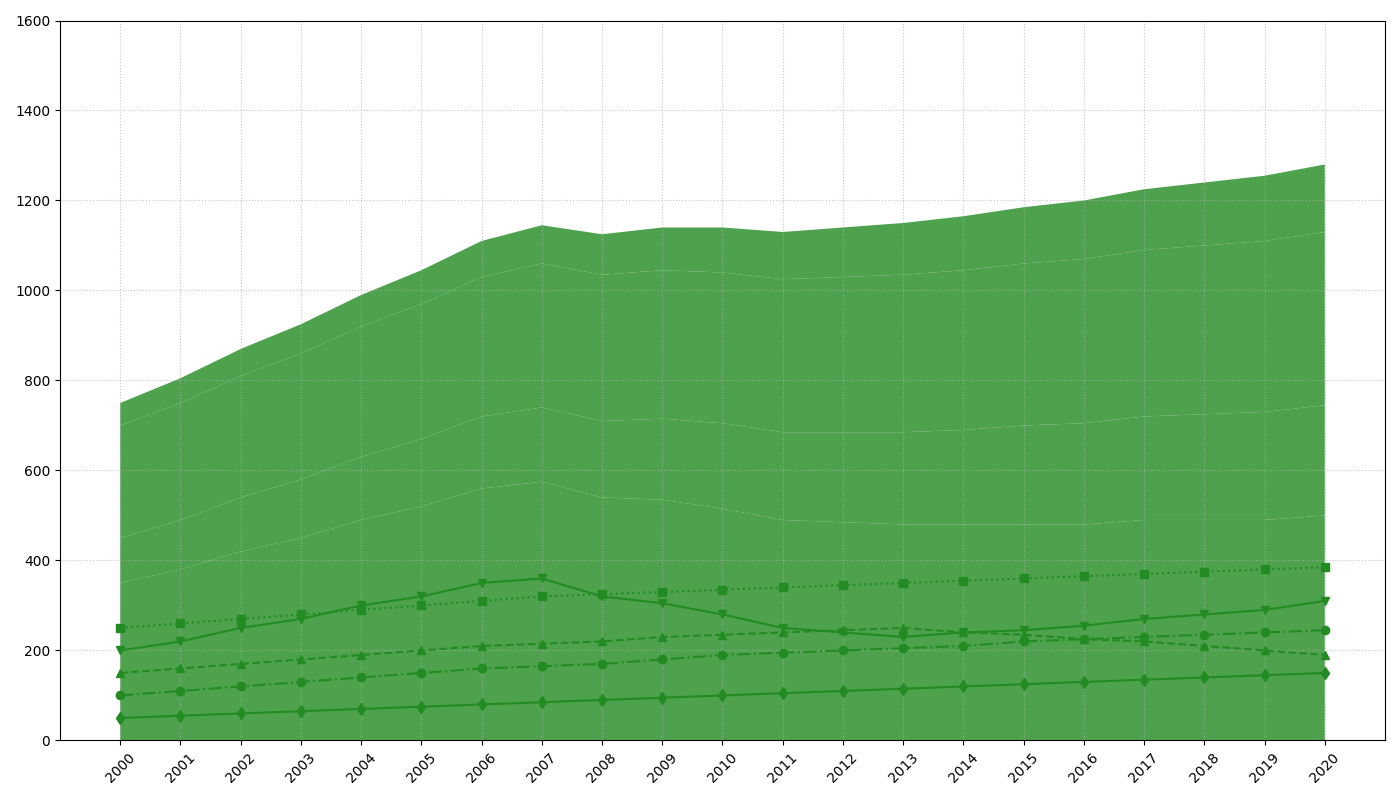

Reproduce this figure in Python.
import matplotlib.pyplot as plt
import numpy as np

years = np.arange(2000, 2021)
coniferous_forest = [200, 220, 250, 270, 300, 320, 350, 360, 320, 305, 280, 250, 240, 230, 240, 245, 255, 270, 280, 290, 310]
deciduous_forest = [150, 160, 170, 180, 190, 200, 210, 215, 220, 230, 235, 240, 245, 250, 240, 235, 225, 220, 210, 200, 190]
mixed_forest = [100, 110, 120, 130, 140, 150, 160, 165, 170, 180, 190, 195, 200, 205, 210, 220, 225, 230, 235, 240, 245]
tropical_forest = [250, 260, 270, 280, 290, 300, 310, 320, 325, 330, 335, 340, 345, 350, 355, 360, 365, 370, 375, 380, 385]
savanna_forest = [50, 55, 60, 65, 70, 75, 80, 85, 90, 95, 100, 105, 110, 115, 120, 125, 130, 135, 140, 145, 150]

burnt_area_data = np.vstack([coniferous_forest, deciduous_forest, mixed_forest, tropical_forest, savanna_forest])

fig, ax = plt.subplots(figsize=(14, 8))

single_color = '#228B22'

ax.stackplot(years, burnt_area_data, colors=[single_color]*5, alpha=0.8)

marker_styles = ['v', '^', 'o', 's', 'd']
line_styles = ['-', '--', '-.', ':', '-']
for forest, marker, line in zip(burnt_area_data, marker_styles, line_styles):
    ax.plot(years, forest, color=single_color, marker=marker, linestyle=line, linewidth=1.5)

ax.grid(linestyle=':', alpha=0.7)
plt.xticks(years, rotation=45)
plt.yticks(np.arange(0, 1601, 200))

plt.tight_layout()
plt.show()
